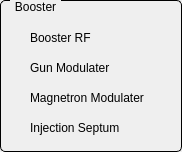
       <widget class="QGroupBox" name="titleGroupBox_18">
        <property name="geometry">
         <rect>
          <x>1180</x>
          <y>60</y>
          <width>182</width>
          <height>152</height>
         </rect>
        </property>
        <property name="styleSheet">
         <string notr="true">QGroupBox {
    border: 1px solid black;
    border-radius: 5px;
    margin-top: 0.5em;
}

QGroupBox::title {
    subcontrol-origin: margin;
    left: 10px;
    padding: 0 3px 0 3px;
}</string>
        </property>
        <property name="title">
         <string>Booster</string>
        </property>
        <widget class="QESimpleShape" name="qesimpleshape_84">
         <property name="geometry">
          <rect>
           <x>10</x>
           <y>28</y>
           <width>16</width>
           <height>20</height>
          </rect>
         </property>
         <property name="ledType">
          <enum>QSimpleShape::Error</enum>
         </property>
         <property name="colour0" stdset="0">
          <color>
           <red>240</red>
           <green>5</green>
           <blue>5</blue>
          </color>
         </property>
         <property name="colour1" stdset="0">
          <color>
           <red>60</red>
           <green>255</green>
           <blue>20</blue>
          </color>
         </property>
         <property name="colour2" stdset="0">
          <color>
           <red>60</red>
           <green>255</green>
           <blue>20</blue>
          </color>
         </property>
         <property name="variable" stdset="0">
          <string>BO-PSS-RF:isInterlock</string>
         </property>
         <property name="variableSubstitutions" stdset="0">
          <string/>
         </property>
        </widget>
        <widget class="QLabel" name="label_61">
         <property name="geometry">
          <rect>
           <x>30</x>
           <y>28</y>
           <width>78</width>
           <height>20</height>
          </rect>
         </property>
         <property name="text">
          <string>Booster RF</string>
         </property>
        </widget>
        <widget class="QLabel" name="label_131">
         <property name="geometry">
          <rect>
           <x>30</x>
           <y>58</y>
           <width>100</width>
           <height>20</height>
          </rect>
         </property>
         <property name="text">
          <string>Gun Modulater</string>
         </property>
        </widget>
        <widget class="QLabel" name="label_132">
         <property name="geometry">
          <rect>
           <x>30</x>
           <y>88</y>
           <width>147</width>
           <height>20</height>
          </rect>
         </property>
         <property name="text">
          <string>Magnetron Modulater</string>
         </property>
        </widget>
        <widget class="QLabel" name="label_133">
         <property name="geometry">
          <rect>
           <x>30</x>
           <y>118</y>
           <width>120</width>
           <height>20</height>
          </rect>
         </property>
         <property name="text">
          <string>Injection Septum</string>
         </property>
        </widget>
        <widget class="QESimpleShape" name="qesimpleshape_245">
         <property name="geometry">
          <rect>
           <x>10</x>
           <y>58</y>
           <width>16</width>
           <height>20</height>
          </rect>
         </property>
         <property name="ledType">
          <enum>QSimpleShape::Error</enum>
         </property>
         <property name="colour0" stdset="0">
          <color>
           <red>240</red>
           <green>5</green>
           <blue>5</blue>
          </color>
         </property>
         <property name="colour1" stdset="0">
          <color>
           <red>60</red>
           <green>255</green>
           <blue>20</blue>
          </color>
         </property>
         <property name="colour2" stdset="0">
          <color>
           <red>60</red>
           <green>255</green>
           <blue>20</blue>
          </color>
         </property>
         <property name="variable" stdset="0">
          <string>BO-PSS-GUN:isInterlock</string>
         </property>
         <property name="variableSubstitutions" stdset="0">
          <string/>
         </property>
        </widget>
        <widget class="QESimpleShape" name="qesimpleshape_246">
         <property name="geometry">
          <rect>
           <x>10</x>
           <y>88</y>
           <width>16</width>
           <height>20</height>
          </rect>
         </property>
         <property name="ledType">
          <enum>QSimpleShape::Error</enum>
         </property>
         <property name="colour0" stdset="0">
          <color>
           <red>240</red>
           <green>5</green>
           <blue>5</blue>
          </color>
         </property>
         <property name="colour1" stdset="0">
          <color>
           <red>60</red>
           <green>255</green>
           <blue>20</blue>
          </color>
         </property>
         <property name="colour2" stdset="0">
          <color>
           <red>60</red>
           <green>255</green>
           <blue>20</blue>
          </color>
         </property>
         <property name="variable" stdset="0">
          <string>BO-PSS-MAG:isInterlock</string>
         </property>
         <property name="variableSubstitutions" stdset="0">
          <string/>
         </property>
        </widget>
        <widget class="QESimpleShape" name="qesimpleshape_247">
         <property name="geometry">
          <rect>
           <x>10</x>
           <y>118</y>
           <width>16</width>
           <height>20</height>
          </rect>
         </property>
         <property name="ledType">
          <enum>QSimpleShape::Error</enum>
         </property>
         <property name="colour0" stdset="0">
          <color>
           <red>240</red>
           <green>5</green>
           <blue>5</blue>
          </color>
         </property>
         <property name="colour1" stdset="0">
          <color>
           <red>60</red>
           <green>255</green>
           <blue>20</blue>
          </color>
         </property>
         <property name="colour2" stdset="0">
          <color>
           <red>60</red>
           <green>255</green>
           <blue>20</blue>
          </color>
         </property>
         <property name="variable" stdset="0">
          <string>BO-PSS-INS:isInterlock</string>
         </property>
         <property name="variableSubstitutions" stdset="0">
          <string/>
         </property>
        </widget>
       </widget>
